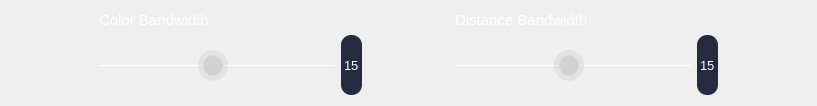
          <widget class="QWidget" name="meanShiftPage">
           <layout class="QHBoxLayout" name="horizontalLayout_2" stretch="10,30,10,30,10">
            <item>
             <spacer name="horizontalSpacer_7">
              <property name="orientation">
               <enum>Qt::Horizontal</enum>
              </property>
              <property name="sizeHint" stdset="0">
               <size>
                <width>96</width>
                <height>20</height>
               </size>
              </property>
             </spacer>
            </item>
            <item>
             <layout class="QGridLayout" name="secondSliderContainer_4" rowstretch="50,50" columnstretch="80,5">
              <item row="0" column="0">
               <widget class="QLabel" name="colorBandLabel">
                <property name="font">
                 <font>
                  <family>Microsoft Sans Serif</family>
                  <pointsize>11</pointsize>
                 </font>
                </property>
                <property name="styleSheet">
                 <string notr="true">color: rgb(255, 255, 255)</string>
                </property>
                <property name="text">
                 <string>Color Bandwidth</string>
                </property>
                <property name="alignment">
                 <set>Qt::AlignBottom|Qt::AlignLeading|Qt::AlignLeft</set>
                </property>
               </widget>
              </item>
              <item row="1" column="0">
               <widget class="QSlider" name="colorBandSlider">
                <property name="sizePolicy">
                 <sizepolicy hsizetype="Expanding" vsizetype="Preferred">
                  <horstretch>0</horstretch>
                  <verstretch>0</verstretch>
                 </sizepolicy>
                </property>
                <property name="styleSheet">
                 <string notr="true">QSlider:horizontal {
    min-height: 60px;
}
QSlider::groove:horizontal {
    height: 1px;
    background: white; 
}
QSlider::handle:horizontal {
    width: 30px;
    margin-top: -15px;
    margin-bottom: -15px;
    border-radius: 15px;
    background: qradialgradient(spread:reflect, cx:0.5, cy:0.5, radius:0.5, fx:0.5, fy:0.5, stop:0.6 rgba(210, 210, 210, 255), stop:0.7 rgba(210, 210, 210, 100));
}
QSlider::handle:horizontal:hover {
    background: qradialgradient(spread:reflect, cx:0.5, cy:0.5, radius:0.5, fx:0.5, fy:0.5, stop:0.6 rgba(255, 255, 255, 255), stop:0.7 rgba(255, 255, 255, 100));
}</string>
                </property>
                <property name="minimum">
                 <number>1</number>
                </property>
                <property name="maximum">
                 <number>30</number>
                </property>
                <property name="value">
                 <number>15</number>
                </property>
                <property name="orientation">
                 <enum>Qt::Horizontal</enum>
                </property>
               </widget>
              </item>
              <item row="1" column="1">
               <widget class="QLineEdit" name="colorBandVal">
                <property name="sizePolicy">
                 <sizepolicy hsizetype="Expanding" vsizetype="Preferred">
                  <horstretch>0</horstretch>
                  <verstretch>0</verstretch>
                 </sizepolicy>
                </property>
                <property name="font">
                 <font>
                  <family>Microsoft Sans Serif</family>
                  <pointsize>10</pointsize>
                 </font>
                </property>
                <property name="styleSheet">
                 <string notr="true">QLineEdit {
background-color: #252a41;
border: 0;
border-radius: 10px;
color: #fff;
}</string>
                </property>
                <property name="text">
                 <string>15</string>
                </property>
                <property name="alignment">
                 <set>Qt::AlignCenter</set>
                </property>
               </widget>
              </item>
             </layout>
            </item>
            <item>
             <spacer name="horizontalSpacer_4">
              <property name="orientation">
               <enum>Qt::Horizontal</enum>
              </property>
              <property name="sizeHint" stdset="0">
               <size>
                <width>96</width>
                <height>20</height>
               </size>
              </property>
             </spacer>
            </item>
            <item>
             <layout class="QGridLayout" name="secondSliderContainer_2" rowstretch="50,50" columnstretch="80,5">
              <item row="0" column="0">
               <widget class="QLabel" name="distanceBandSliderLabel">
                <property name="font">
                 <font>
                  <family>Microsoft Sans Serif</family>
                  <pointsize>11</pointsize>
                 </font>
                </property>
                <property name="styleSheet">
                 <string notr="true">color: rgb(255, 255, 255)</string>
                </property>
                <property name="text">
                 <string>Distance Bandwidth</string>
                </property>
                <property name="alignment">
                 <set>Qt::AlignBottom|Qt::AlignLeading|Qt::AlignLeft</set>
                </property>
               </widget>
              </item>
              <item row="1" column="0">
               <widget class="QSlider" name="distanceBandSlider">
                <property name="sizePolicy">
                 <sizepolicy hsizetype="Expanding" vsizetype="Preferred">
                  <horstretch>0</horstretch>
                  <verstretch>0</verstretch>
                 </sizepolicy>
                </property>
                <property name="styleSheet">
                 <string notr="true">QSlider:horizontal {
    min-height: 60px;
}
QSlider::groove:horizontal {
    height: 1px;
    background: white; 
}
QSlider::handle:horizontal {
    width: 30px;
    margin-top: -15px;
    margin-bottom: -15px;
    border-radius: 15px;
    background: qradialgradient(spread:reflect, cx:0.5, cy:0.5, radius:0.5, fx:0.5, fy:0.5, stop:0.6 rgba(210, 210, 210, 255), stop:0.7 rgba(210, 210, 210, 100));
}
QSlider::handle:horizontal:hover {
    background: qradialgradient(spread:reflect, cx:0.5, cy:0.5, radius:0.5, fx:0.5, fy:0.5, stop:0.6 rgba(255, 255, 255, 255), stop:0.7 rgba(255, 255, 255, 100));
}</string>
                </property>
                <property name="minimum">
                 <number>1</number>
                </property>
                <property name="maximum">
                 <number>30</number>
                </property>
                <property name="value">
                 <number>15</number>
                </property>
                <property name="orientation">
                 <enum>Qt::Horizontal</enum>
                </property>
               </widget>
              </item>
              <item row="1" column="1">
               <widget class="QLineEdit" name="distanceBandSliderValue">
                <property name="sizePolicy">
                 <sizepolicy hsizetype="Expanding" vsizetype="Preferred">
                  <horstretch>0</horstretch>
                  <verstretch>0</verstretch>
                 </sizepolicy>
                </property>
                <property name="font">
                 <font>
                  <family>Microsoft Sans Serif</family>
                  <pointsize>10</pointsize>
                 </font>
                </property>
                <property name="styleSheet">
                 <string notr="true">QLineEdit {
background-color: #252a41;
border: 0;
border-radius: 10px;
color: #fff;
}</string>
                </property>
                <property name="text">
                 <string>15</string>
                </property>
                <property name="alignment">
                 <set>Qt::AlignCenter</set>
                </property>
               </widget>
              </item>
             </layout>
            </item>
            <item>
             <spacer name="horizontalSpacer_8">
              <property name="orientation">
               <enum>Qt::Horizontal</enum>
              </property>
              <property name="sizeHint" stdset="0">
               <size>
                <width>96</width>
                <height>20</height>
               </size>
              </property>
             </spacer>
            </item>
           </layout>
          </widget>
